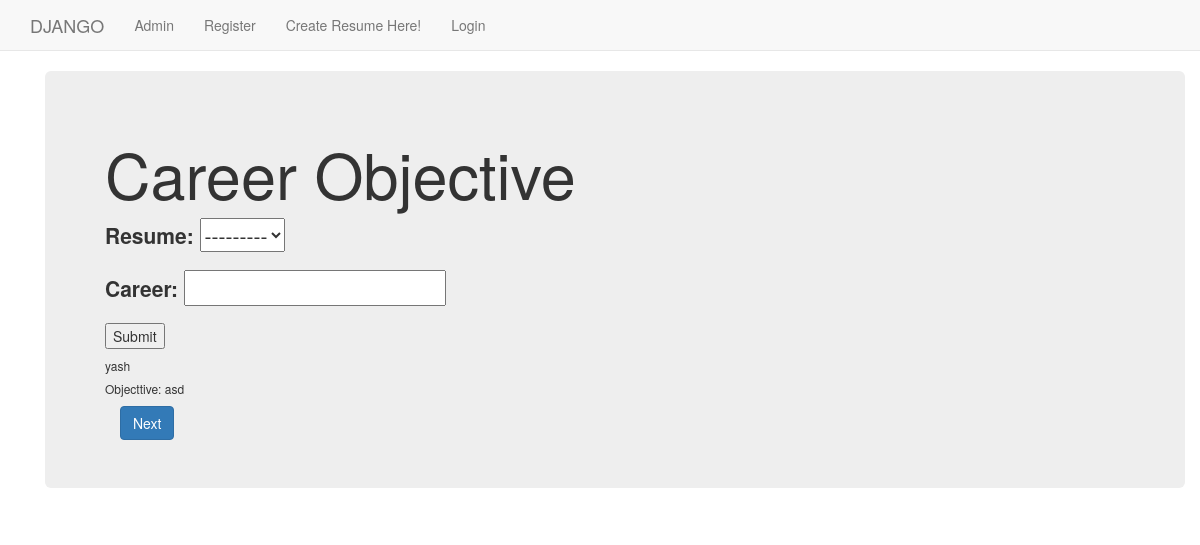
The app's page /dappx/career/, older data.
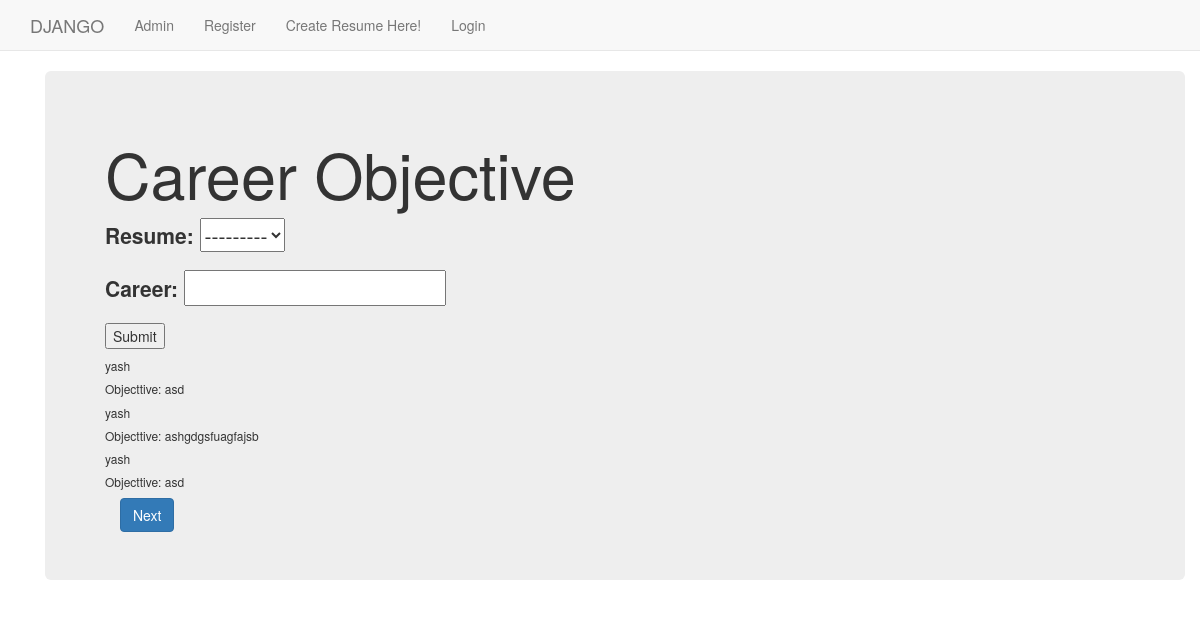
The same page, newer data.
### dappx/models.py (models this page shows, shortened)
class Career(models.Model):
    resume = models.ForeignKey(Resume, on_delete=models.CASCADE, blank=True)
    career = models.CharField(max_length=5000, blank=True)

class Resume(models.Model):
    name = models.CharField(max_length=255)
    created_at = models.DateTimeField(auto_now_add=True, editable=False)
    updated_at = models.DateTimeField(auto_now=True)
    user = models.ForeignKey(User, on_delete=models.CASCADE, blank=True)
    def __str__(self):
        return self.name

### dappx/views.py (the view, shortened to what this page needs)
class CareerView(TemplateView):
    template_name = 'dappx/career.html'
    def get(self, request):
        form = CareerForm()
        qs = Career.objects.all()
        args = {'form': form, 'qs': qs}
        return render(request, self.template_name, args)

### dappx/forms.py
class CareerForm(forms.ModelForm):
    career = forms.CharField()
    class Meta:
        model = Career
        fields = "__all__"

### templates/dappx/career.html (shortened to what this page needs)
{% extends "dappx/base.html" %}
{% load static %}
{% block body_block %}
<div class="container">
    <div class="jumbotron">
        <h1>Career Objective</h1>
        <form method="post">
            {{ form.as_p }}
            <input type="submit" value="Submit">
        </form>
        {% for q in qs %}
        <h6>{{ q.resume }}</h6>
        <h6>Objecttive: {{ q.career }}</h6>
        {% endfor %}
        <div class="container">
            <a class="btn btn-primary" href="/dappx/education">Next</a>
        </div>
    </div>
</div>
{% endblock %}

Row changes from the older to the newer data that the page shows:
added Career: resume "yash", career "ashgdgsfuagfajsb"
added Career: resume "yash", career "asd"
